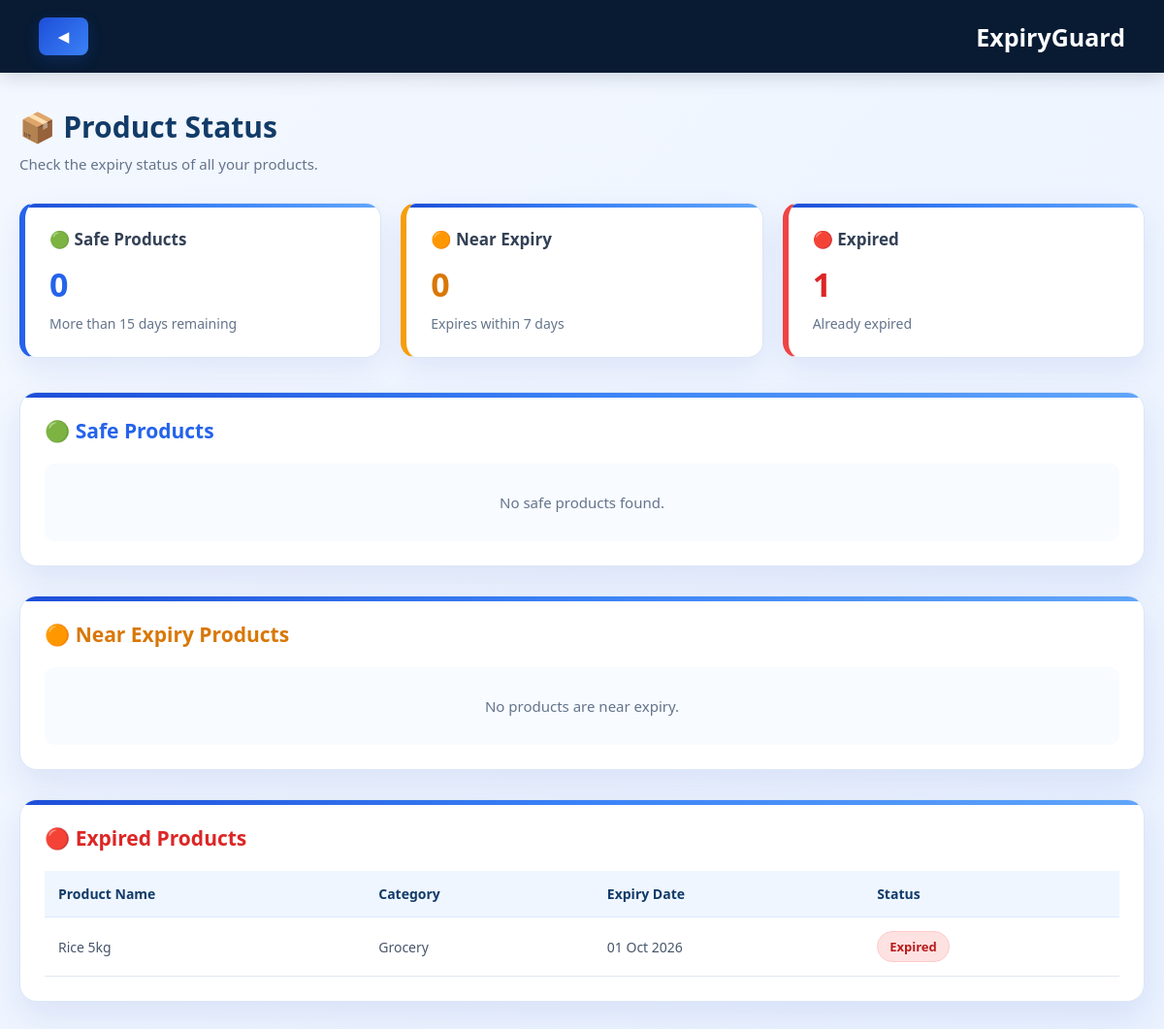
The page /product-status/ (signed in) on the database as committed earlier.
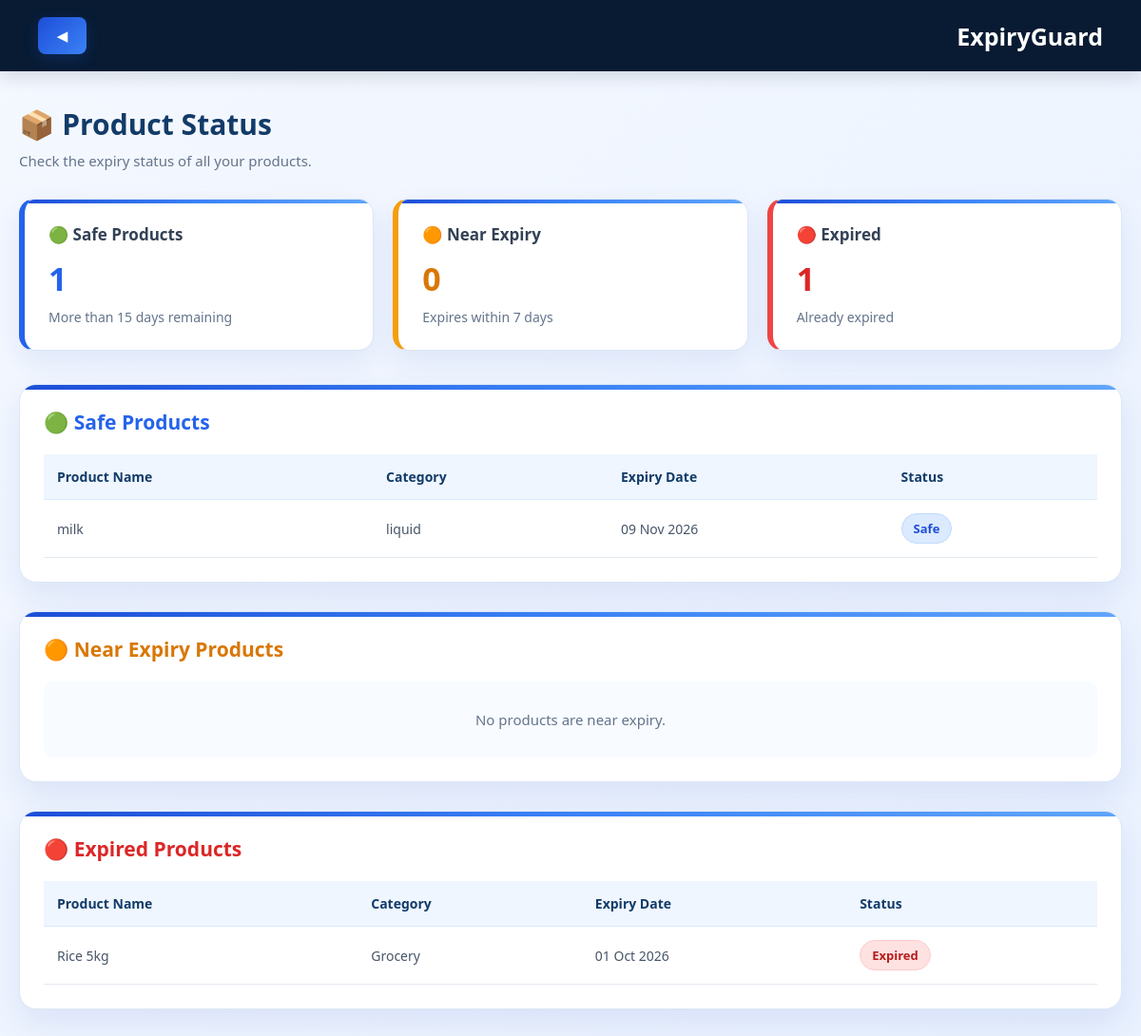
The same page on the database as committed later.
### main/models.py (models this page shows, shortened)
class Product(models.Model):
    product_name = models.CharField(
        max_length=200
    )
    category = models.CharField(
        max_length=100
    )
    barcode = models.CharField(
        max_length=100,
        unique=True,
        blank=True,
        null=True
    )
    quantity = models.PositiveIntegerField(
        default=1
    )
    unit = models.CharField(
        max_length=50,
        default='Pieces'
    )
    batch_number = models.CharField(
        max_length=100,
        blank=True
    )
    supplier = models.CharField(
        max_length=200,
        blank=True
    )
    manufacture_date = models.DateField(
        null=True,
        blank=True
    )
    expiry_date = models.DateField()
    price = models.DecimalField(
        max_digits=10,
        decimal_places=2,
        null=True,
        blank=True
    )
    location = models.CharField(
        max_length=100,
        blank=True
    )
    description = models.TextField(
        blank=True
    )
    created_at = models.DateTimeField(
        auto_now_add=True
    )

### main/views.py (the view)
def product_status(request):
    if not request.user.is_authenticated:
        return redirect("login")
    today = date.today()
    safe_products = []
    near_expiry_products = []
    expired_products = []
    products = Product.objects.all()
    for product in products:
        if not product.expiry_date:
            continue
        days_left = (product.expiry_date - today).days
        if days_left < 0:
            expired_products.append(product)
        elif days_left <= 7:
            near_expiry_products.append(product)
        else:
            safe_products.append(product)
    return render(
        request,
        "main/product_status.html",
        {
            "safe_products": safe_products,
            "near_expiry_products": near_expiry_products,
            "expired_products": expired_products,
        }
    )

### main/templates/main/product_status.html (shortened to what the changed rows need)
<!DOCTYPE html>
<html lang="en">
<head>
</head>
<body>
    <div class="container">
        <h1 class="title">
            📦 Product Status
        </h1>
        <div class="summary">
            <div class="summary-card safe">
                <h3>
                    🟢 Safe Products
                </h3>
                <div class="number">
                    {{ safe_products|length }}
                </div>
                <p>
                    More than 15 days remaining
                </p>
            </div>
        </div>
        <div class="section">
            <h2 class="section-title safe-title">
                🟢 Safe Products
            </h2>
            {% if safe_products %}
            <div class="table-container">
                <table>
                    <thead>
                        <tr>
                            <th>
                                Product Name
                            </th>
                            <th>
                                Category
                            </th>
                            <th>
                                Expiry Date
                            </th>
                            <th>
                                Status
                            </th>
                        </tr>
                    </thead>
                    <tbody>
                        {% for product in safe_products %}
                        <tr>
                            <td>
                                {{ product.product_name }}
                            </td>
                            <td>
                                {{ product.category|default:"-" }}
                            </td>
                            <td>
                                {{ product.expiry_date|date:"d M Y" }}
                            </td>
                            <td>
                                <span class="badge safe-badge">
                                    Safe
                                </span>
                            </td>
                        </tr>
                        {% endfor %}
                    </tbody>
                </table>
            </div>
            {% else %}
            <div class="empty">
                No safe products found.
            </div>
            {% endif %}
        </div>
        <div class="section">
            <h2 class="section-title near-title">
                🟠 Near Expiry Products
            </h2>
        </div>
        <div class="section">
            <h2 class="section-title expired-title">
                🔴 Expired Products
            </h2>
            {% if expired_products %}
            <div class="table-container">
                <table>
                    <thead>
                        <tr>
                            <th>
                                Product Name
                            </th>
                            <th>
                                Category
                            </th>
                            <th>
                                Expiry Date
                            </th>
                            <th>
                                Status
                            </th>
                        </tr>
                    </thead>
                    <tbody>
                        {% for product in expired_products %}
                        <tr>
                            <td>
                                {{ product.product_name }}
                            </td>
                            <td>
                                {{ product.category|default:"-" }}
                            </td>
                            <td>
                                {{ product.expiry_date|date:"d M Y" }}
                            </td>
                            <td>
                                <span class="badge expired-badge">
                                    Expired
                                </span>
                            </td>
                        </tr>
                        {% endfor %}
                    </tbody>
                </table>
            </div>
            {% else %}
            <div class="empty">
                🎉 No expired products.
            </div>
            {% endif %}
        </div>
    </div>
</body>
</html>

Rows that differ between the two databases and show on the page:
added Product: product_name "milk", category "liquid", expiry_date "09 Nov 2026", shown under "🟢 Safe Products"
Other text that changed with them:
{{ safe_products|length }}: "0" → "1"
text no longer shown: "No safe products found."
text now shown: "Product Name Category Expiry Date Status"
